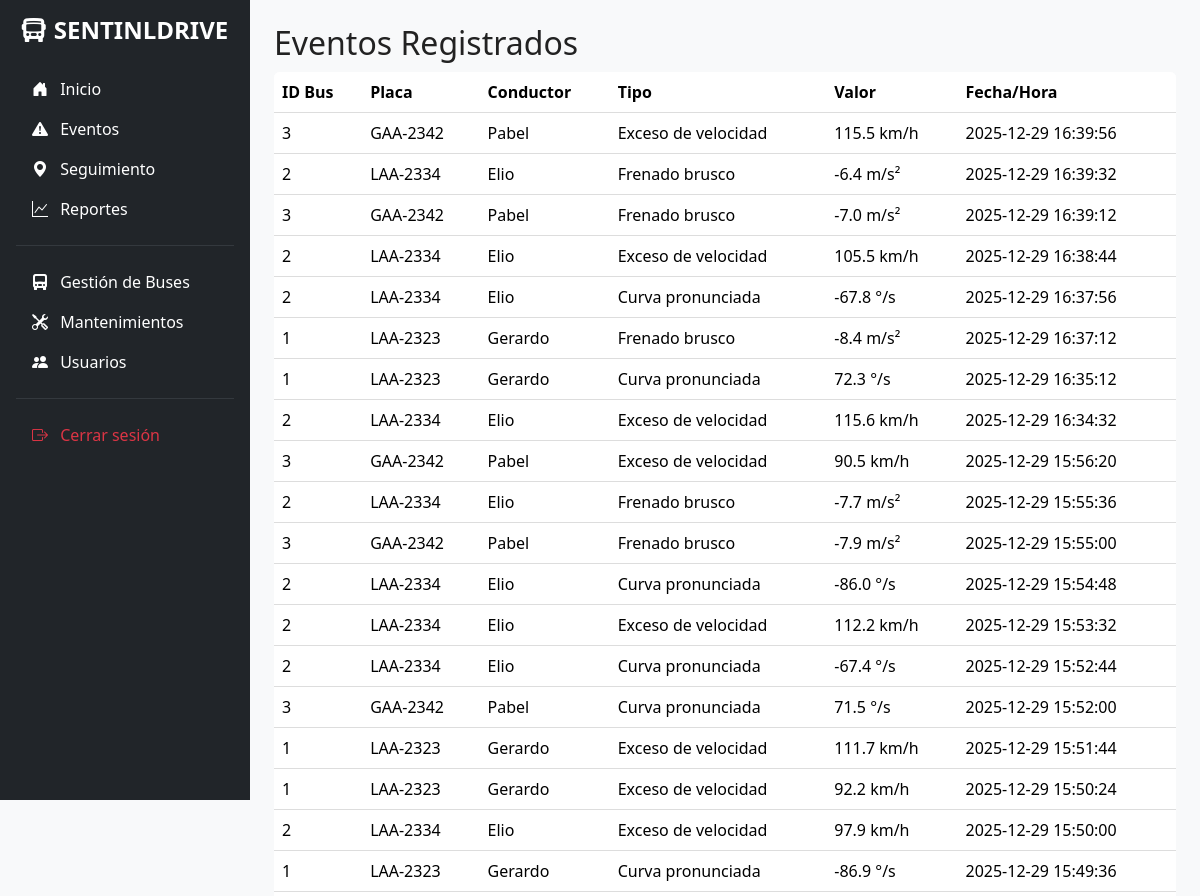
The app's page /events (signed in, upper part), older data.
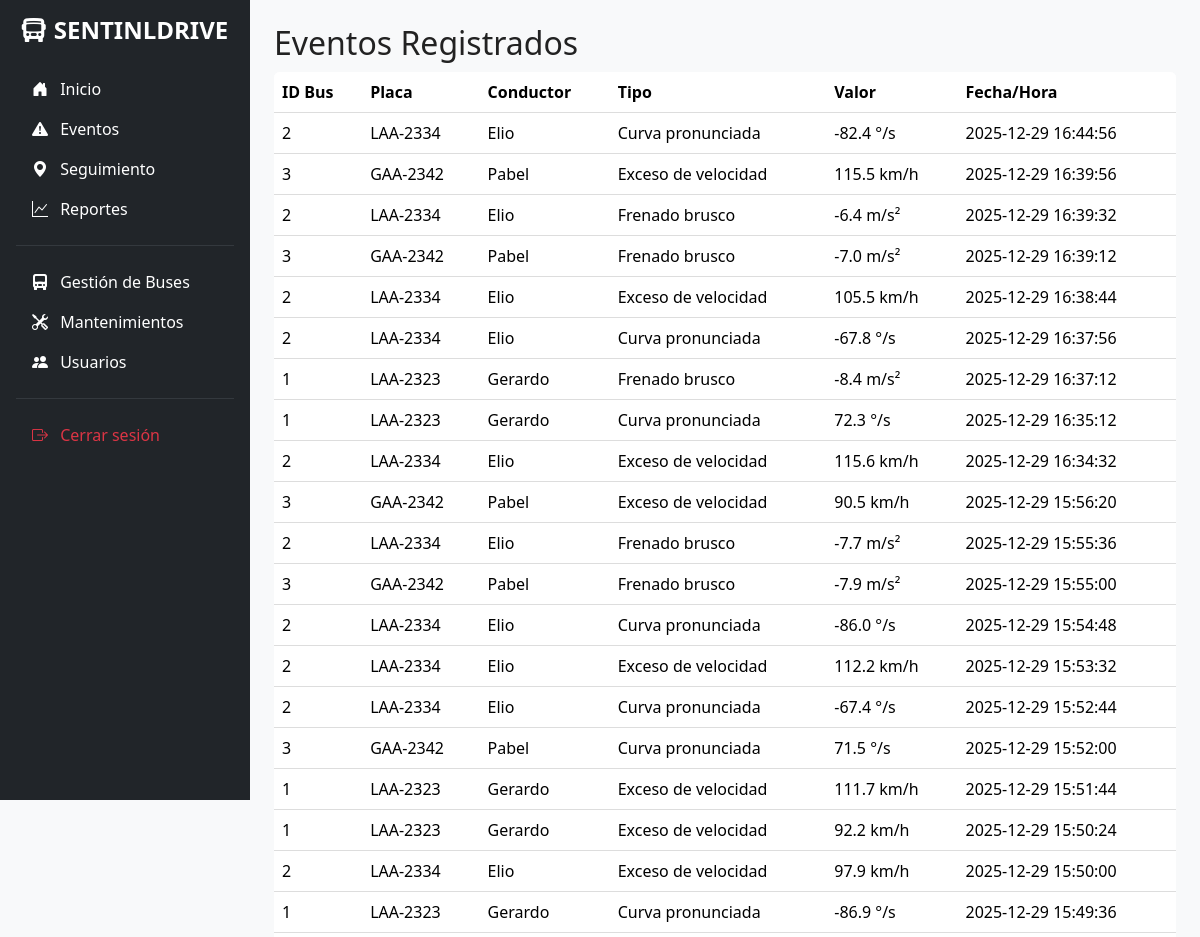
The same page, newer data.
### app/models/event.py (models this page shows)
class Event(db.Model):
    __tablename__ = 'event'
    id = db.Column(db.Integer, primary_key=True)
    bus_id = db.Column(db.Integer, db.ForeignKey('bus.id'), nullable=False)
    type = db.Column(db.String(50), nullable=False)
    value = db.Column(db.Float)
    timestamp = db.Column(db.DateTime, default=datetime.utcnow, nullable=False)

### app/models/bus.py (models this page shows)
class Bus(db.Model):
    __tablename__ = 'bus'
    id = db.Column(db.Integer, primary_key=True)
    plate = db.Column(db.String(20), nullable=False, unique=True)
    driver = db.Column(db.String(50))
    status = db.Column(db.String(20), default="Activo")
    events = db.relationship('Event', backref='bus', lazy=True)
    locations = db.relationship('Location', backref='bus', lazy=True)
    maintenances = db.relationship('Maintenance', backref='bus', lazy=True)

### app/routes/events.py (the view)
@events_bp.route("/events")
@login_required
def events():
    all_events = Event.query.order_by(Event.timestamp.desc()).limit(200).all()
    return render_template("events.html", events=all_events)

### app/templates/events.html (shortened to what this page needs)
{% extends "base.html" %}
{% block content %}
<h2>Eventos Registrados</h2>
<table class="table table-hover">
    <thead>
        <tr>
            <th>ID Bus</th>
            <th>Placa</th>
            <th>Conductor</th>
            <th>Tipo</th>
            <th>Valor</th>
            <th>Fecha/Hora</th>
        </tr>
    </thead>
    <tbody>
        {% for e in events %}
        <tr>
            <td>{{ e.bus.id }}</td>
            <td>{{ e.bus.plate }}</td>
            <td>{{ e.bus.driver }}</td>
            <td>{{ e.type }}</td>
            <td>
                {% if e.type == 'Frenado brusco' %}
                    {{ e.value }} m/s²
                {% elif e.type == 'Curva pronunciada' %}
                    {{ e.value }} °/s
                {% else %}
                    {{ e.value }} km/h
                {% endif %}
            </td>
            <td>{{ e.timestamp.strftime('%Y-%m-%d %H:%M:%S') }}</td>
        </tr>
        {% endfor %}
    </tbody>
</table>
{% endblock %}

Row changes from the older to the newer data that the page shows:
added Event: bus.id "2", bus.plate "LAA-2334", bus.driver "Elio", type "Curva pronunciada", value "-82.4", timestamp "2025-12-29 16:44:56"
